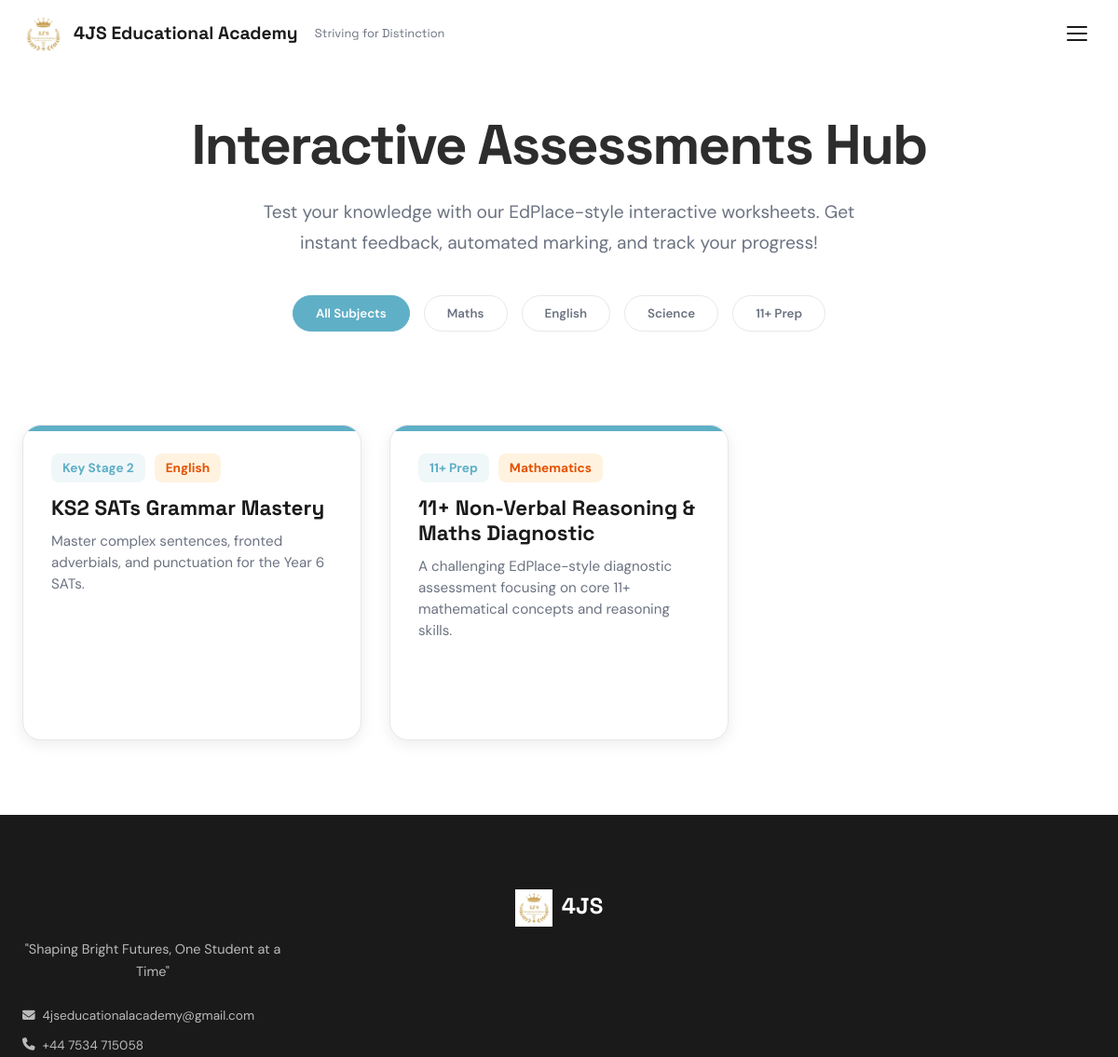
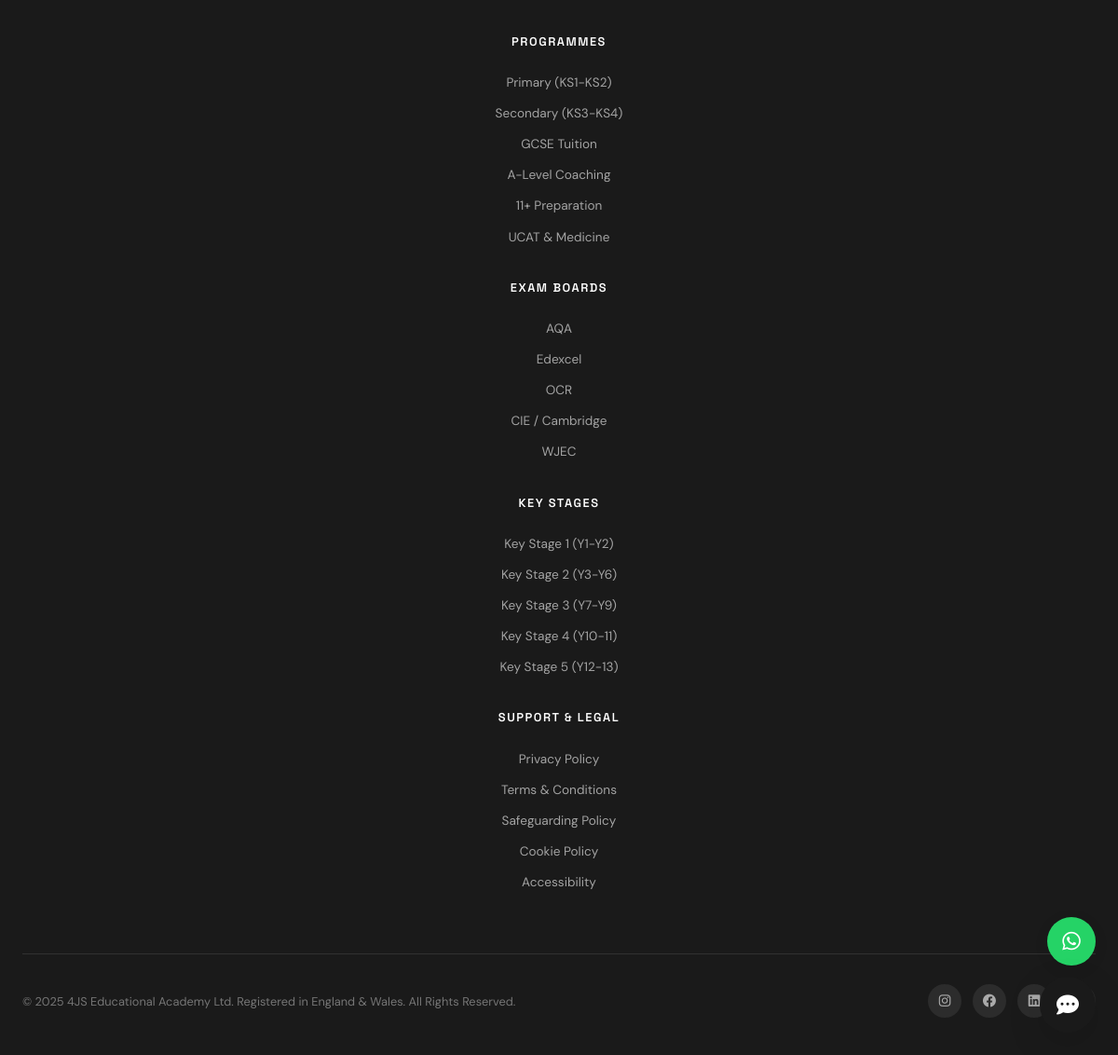
Page /worksheets/ on the committed database (2 pictures, top to bottom).
### website/models.py (models this page shows, shortened)
class Worksheet(models.Model):
    title = models.CharField(max_length=200)
    subject = models.CharField(max_length=100)
    key_stage = models.CharField(max_length=50)
    description = models.TextField(blank=True, null=True)
    created_at = models.DateTimeField(auto_now_add=True)

### website/views.py (the view)
# urls.py: path('worksheets/', views.worksheets_list, name='worksheets_list'),
def worksheets_list(request):
    from .models import Worksheet
    worksheets = Worksheet.objects.all().order_by('-created_at')
    return render(request, 'website/worksheets.html', {'worksheets': worksheets})

### website/templates/website/worksheets.html (shortened to what this page needs)
{% extends 'website/base.html' %}
{% load static %}
{% block content %}
<section class="worksheets-hero">
  <h1>Interactive Assessments Hub</h1>
  <p>Test your knowledge with our EdPlace-style interactive worksheets. Get instant feedback, automated marking, and track your progress!</p>
  <div class="filters">
    <button class="filter-btn active">All Subjects</button>
    <button class="filter-btn">Maths</button>
    <button class="filter-btn">English</button>
    <button class="filter-btn">Science</button>
    <button class="filter-btn">11+ Prep</button>
  </div>
</section>
<section class="worksheet-grid" id="ws-grid">
  {% for ws in worksheets %}
  <div class="worksheet-card" data-subject="{{ ws.subject }}">
    <div class="ws-meta">
      <span class="ws-badge">{{ ws.key_stage }}</span>
      <span class="ws-badge" style="background: #fff3e0; color: #e65100;">{{ ws.subject }}</span>
    </div>
    <h3>{{ ws.title }}</h3>
    <p>{{ ws.description|truncatewords:15 }}</p>
    <a href="{% url 'take_worksheet' ws.id %}" class="ws-btn"><i class="fas fa-play-circle"></i> Start Worksheet</a>
  </div>
  {% empty %}
  <div style="text-align: center; grid-column: 1 / -1; padding: 40px; color: var(--text-light);">
    <i class="fas fa-folder-open" style="font-size: 3rem; margin-bottom: 20px; color: #ccc;"></i>
    <h3>No worksheets available yet.</h3>
    <p>Check back soon for interactive assessments!</p>
  </div>
  {% endfor %}
</section>
{% endblock %}

### website/templates/website/base.html (shortened to what this page needs)
{% load static %}
<!DOCTYPE html>
<html lang="en">
<head>
    <link rel="stylesheet" href="{% static 'css/style.css' %}">
    <link rel="stylesheet" href="https://cdnjs.cloudflare.com/ajax/libs/font-awesome/6.4.0/css/all.min.css">
</head>
<body>
    <nav class="navbar">
        <div class="navbar-inner">
            <a href="{% url 'home' %}" class="navbar-logo">
                <img src="{% static 'images/logo.png' %}" alt="4JS Logo">
                4JS Educational Academy
            <span style="font-size: 0.8rem; font-weight: normal; color: var(--text-light); margin-left: 8px;">Striving for Distinction</span></a>
            <div style="display: flex; gap: 12px; align-items: center;">
                <button class="navbar-toggle">
                    <span></span><span></span><span></span>
                </button>
            </div>
        </div>
    </nav>
    <main>
        {% block content %}
        {% endblock %}
    </main>
    <a href="https://wa.me/447534715058" class="whatsapp-float" target="_blank" title="Chat on WhatsApp">
        <i class="fab fa-whatsapp"></i>
    </a>
    <div class="chatbot-trigger" id="chatbot-trigger">
        <i class="fas fa-comment-dots"></i>
    </div>
    <footer class="footer">
        <div class="container-wide">
            <div class="footer-grid">
                <div class="footer-brand">
                    <h3><img src="{% static 'images/logo.png' %}" alt="4JS Logo" style="height: 40px; display: inline-block; vertical-align: middle; margin-right: 10px;">4JS</h3>
                    <p>"Shaping Bright Futures, One Student at a Time"</p>
                    <div class="footer-contact-item"><i class="fas fa-envelope"></i> 4jseducationalacademy@gmail.com</div>
                    <div class="footer-contact-item"><i class="fas fa-phone"></i> +44 7534 715058</div>
                </div>
                <div class="footer-col">
                    <h4>Programmes</h4>
                    <a href="{% url 'primary' %}">Primary (KS1-KS2)</a>
                    <a href="{% url 'secondary' %}">Secondary (KS3-KS4)</a>
                    <a href="{% url 'gcse' %}">GCSE Tuition</a>
                    <a href="{% url 'alevel' %}">A-Level Coaching</a>
                    <a href="{% url 'entrance_exams' %}#11plus">11+ Preparation</a>
                    <a href="{% url 'entrance_exams' %}#ucat">UCAT & Medicine</a>
                </div>
                <div class="footer-col">
                    <h4>Exam Boards</h4>
                    <a href="{% url 'gcse' %}#subjects">AQA</a>
                    <a href="{% url 'gcse' %}#subjects">Edexcel</a>
                    <a href="{% url 'gcse' %}#subjects">OCR</a>
                    <a href="{% url 'gcse' %}#subjects">CIE / Cambridge</a>
                    <a href="{% url 'gcse' %}#subjects">WJEC</a>
                </div>
                <div class="footer-col">
                    <h4>Key Stages</h4>
                    <a href="{% url 'primary' %}#ks1">Key Stage 1 (Y1-Y2)</a>
                    <a href="{% url 'primary' %}#ks2">Key Stage 2 (Y3-Y6)</a>
                    <a href="{% url 'secondary' %}">Key Stage 3 (Y7-Y9)</a>
                    <a href="{% url 'gcse' %}">Key Stage 4 (Y10-11)</a>
                    <a href="{% url 'alevel' %}">Key Stage 5 (Y12-13)</a>
                </div>
                <div class="footer-col">
                    <h4>Support & Legal</h4>
                    <a href="#">Privacy Policy</a>
                    <a href="#">Terms & Conditions</a>
                    <a href="#">Safeguarding Policy</a>
                    <a href="#">Cookie Policy</a>
                    <a href="#">Accessibility</a>
                </div>
            </div>
            <div class="footer-bottom">
                <p>&copy; 2025 4JS Educational Academy Ltd. Registered in England & Wales. All Rights Reserved.</p>
                <div class="footer-social">
                    <a href="https://www.instagram.com/4js_edu?igsh=OGdvM3Q2c295ejN3" target="_blank"><i class="fab fa-instagram"></i></a>
                    <a href="#"><i class="fab fa-facebook"></i></a>
                    <a href="#"><i class="fab fa-linkedin"></i></a>
                    <a href="https://wa.me/447534715058" target="_blank"></a>
                </div>
            </div>
        </div>
    </footer>
</body>
</html>

### website/templates/website/worksheets.html (style rules this page uses)
.worksheets-hero { background: linear-gradient(135deg, var(--bg-light) 0%, #eef5f9 100%); padding: 120px 24px 60px; text-align: center; }
.worksheets-hero h1 { font-size: clamp(2.5rem, 5vw, 4rem); color: var(--text-dark); margin-bottom: 20px; letter-spacing: -0.03em; }
.worksheets-hero p { font-size: 1.2rem; color: var(--text-light); max-width: 700px; margin: 0 auto 40px; }
.filters { display: flex; justify-content: center; gap: 15px; margin-bottom: 40px; flex-wrap: wrap; }
.filter-btn { padding: 10px 24px; background: white; border: 1px solid var(--border); border-radius: var(--radius-full); font-weight: 600; color: var(--text-light); cursor: pointer; transition: all 0.3s ease; }
.filter-btn.active, .filter-btn:hover { background: var(--scandi-teal-dark); color: white; border-color: var(--scandi-teal-dark); }
.worksheet-grid { display: grid; grid-template-columns: repeat(auto-fill, minmax(300px, 1fr)); gap: 30px; max-width: 1200px; margin: 0 auto; padding: 0 24px 80px; }
.worksheet-card { background: white; border-radius: var(--radius-lg); padding: 30px; box-shadow: var(--shadow-md); transition: transform 0.3s ease, box-shadow 0.3s ease; border: 1px solid var(--border); position: relative; overflow: hidden; }
.worksheet-card::before { content: ''; position: absolute; top: 0; left: 0; width: 100%; height: 6px; background: var(--scandi-teal-dark); }
.ws-meta { display: flex; gap: 10px; margin-bottom: 15px; }
.ws-badge { background: #f0f7f9; color: var(--scandi-teal-dark); padding: 4px 12px; border-radius: var(--radius-sm); font-size: 0.85rem; font-weight: 700; }
.worksheet-card h3 { font-size: 1.4rem; margin-bottom: 10px; }
.worksheet-card p { color: var(--text-light); font-size: 0.95rem; margin-bottom: 24px; line-height: 1.5; }
.ws-btn { display: inline-block; width: 100%; text-align: center; padding: 12px; background: var(--text-dark); color: white; font-weight: 600; border-radius: var(--radius-md); transition: background 0.2s; }

### rows in the picture
Worksheet: key_stage "Key Stage 2", subject "English", title "KS2 SATs Grammar Mastery", description "Master complex sentences, fronted adverbials, and punctuation for the Year 6 SATs."
Worksheet: key_stage "11+ Prep", subject "Mathematics", title "11+ Non-Verbal Reasoning & Maths Diagnostic", description "A challenging EdPlace-style diagnostic assessment focusing on core 11+ mathematical concepts and reasoning skills."
